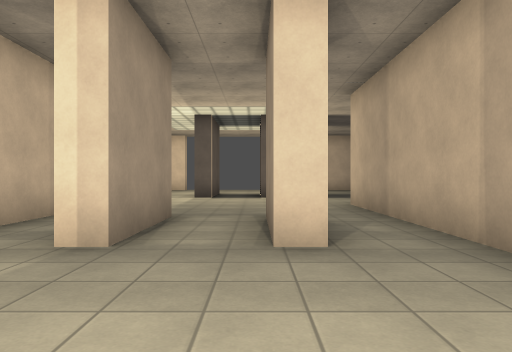
View 1 (above)

17 first-person views from a walk through a level from a Godot 3-D game. The camera is 1.3 m above the floor, looks level and sees 70° across. The floor is counted in squares, 2 m on a side. Each view is taken from the middle of a square. On the plan, view 1 faces up. The plan holds only what a view shows up to about 11 squares ahead; the rest is blank. Flat picture figures and markers are not drawn. Some surface patterns are stand-ins.

View 2
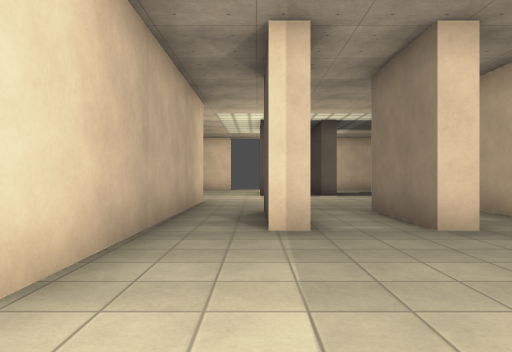

View 3
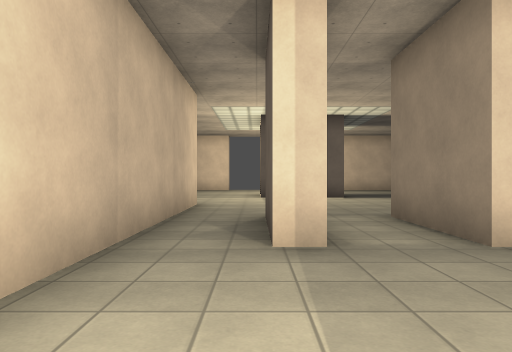

View 4
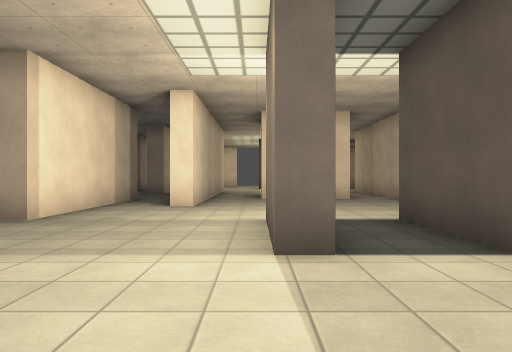

View 5
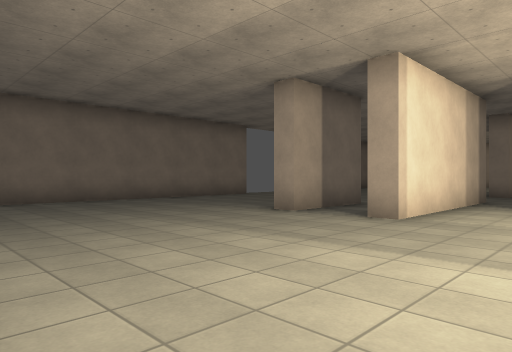

View 6
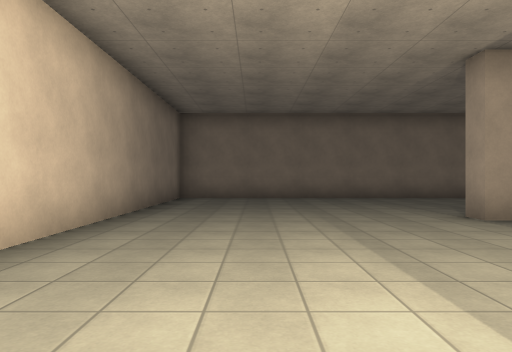

View 7
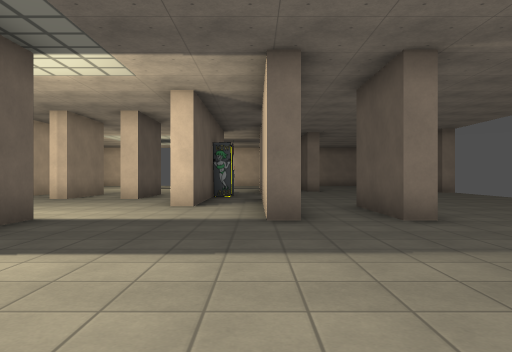

View 8
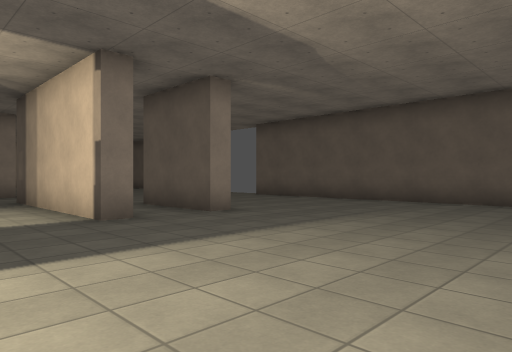

View 9
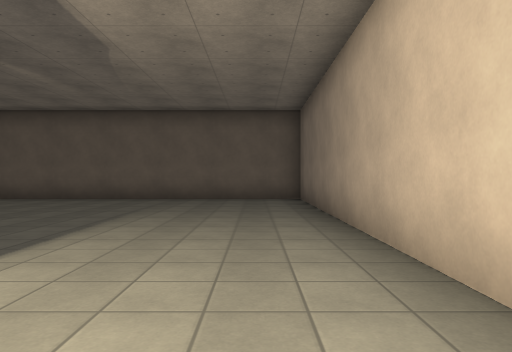

View 10
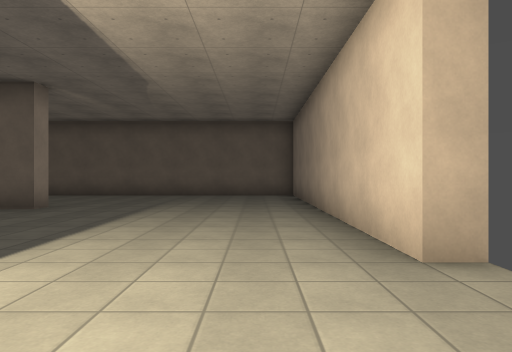

View 11
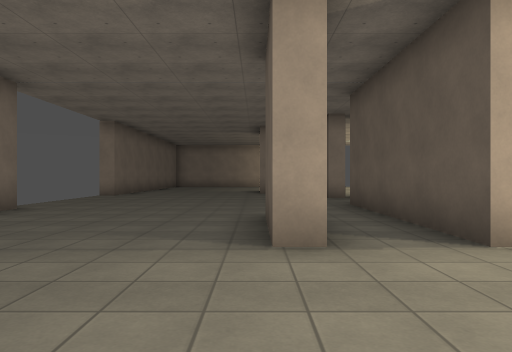

View 12
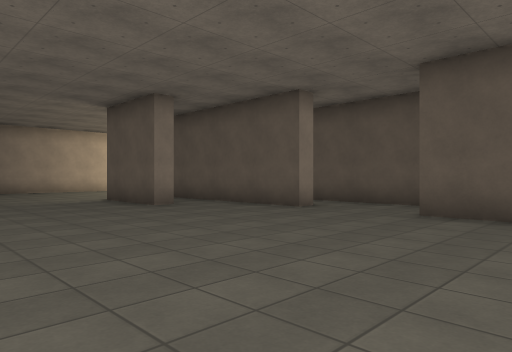

View 13
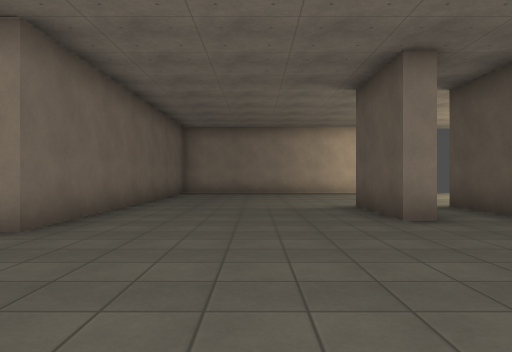

View 14
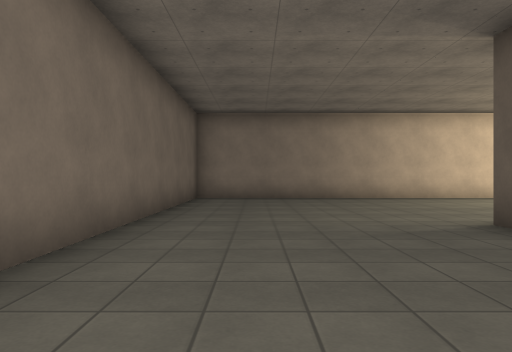

View 15
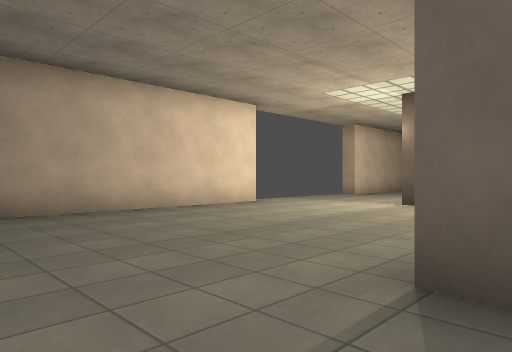

View 16
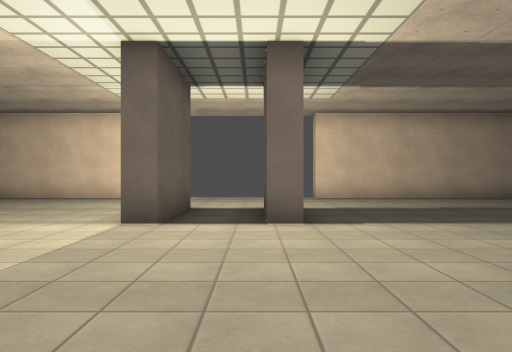

View 17
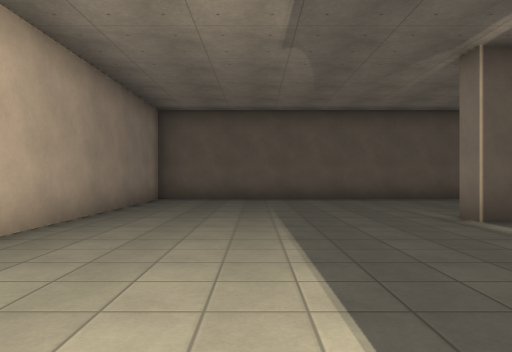

### Floor plan
Ten units are one square. View 1 is at (0, 0); x grows to the right and y downward. Boxes are objects, and circles mark ways between rooms. Rooms are numbered by the first view taken in them; rooms with no view inside come last. Other rooms are left out.
<svg viewBox="-132 -172 250 257">
<path fill="none" stroke="#000" d="M-13 -34 -18 -34M7 -34 2 -34M7 15 7 23M-33 -34 -33 -9M2 40 2 15M27 -40 27 -9 21 -9M48 -58 42 -58M62 -104 62 -108 68 -108M47 16 42 16 42 -34M-38 -40 -38 -70M2 -114 2 -127M-33 -84 -33 -74M-33 -9 -39 -9M67 16 62 16 62 -9M-52 -58 -58 -58 -58 -109M-53 -34 -53 16 -58 16 -58 -34M113 -83 113 -167 18 -167M-13 -135 -13 -110M-12 40 -18 40 -18 15M-72 -83 -78 -83 -78 -109M-73 -9 -73 16 -78 16 -78 -5M18 78 18 73 113 73 113 -13M-32 -167 -127 -167 -127 -73M-127 -23 -127 73 -51 73M-13 -59 -13 -34M-33 -74 -33 -34M7 -40 7 -34M-18 -34 -18 -57M2 -34 2 -59M-13 -110 -19 -110M8 -110 1 -110M22 -30 22 -84"/>
<circle cx="-35" cy="5" r="3" fill="#2a7"/>
<circle cx="12" cy="22" r="3" fill="#2a7"/>
<circle cx="-10" cy="-45" r="3" fill="#2a7"/>
<circle cx="-30" cy="-45" r="3" fill="#2a7"/>
<circle cx="10" cy="-45" r="3" fill="#2a7"/>
<circle cx="-12" cy="-95" r="3" fill="#2a7"/>
<text x="-10" y="-10">1</text>
<text x="30" y="-50">2</text>
<text x="-10" y="-70">3</text>
</svg>
Room 1 opens to room 2. Room 1 opens to room 3. Room 2 opens to room 3.

Where each view was taken, in squares from view 1:
view 1: 0 up, 0 right, facing up
view 2: 1 down, 2 left, facing up
view 3: 0 up, 2 left, facing up
view 4: 7 down, 2 left, facing up
view 5: 7 down, 3 left, facing up-left
view 6: 5 down, 2 left, facing left
view 7: 7 down, 4 right, facing up
view 8: 7 down, 2 right, facing up-right
view 9: 6 down, 1 right, facing right
view 10: 6 down, 1 left, facing right
view 11: 5 down, 8 left, facing up
view 12: 1 up, 12 left, facing up-right
view 13: 3 up, 10 left, facing up
view 14: 6 up, 11 left, facing up
view 15: 10 up, 10 left, facing up-right
view 16: 6 up, 0 right, facing up
view 17: 14 up, 1 right, facing right
